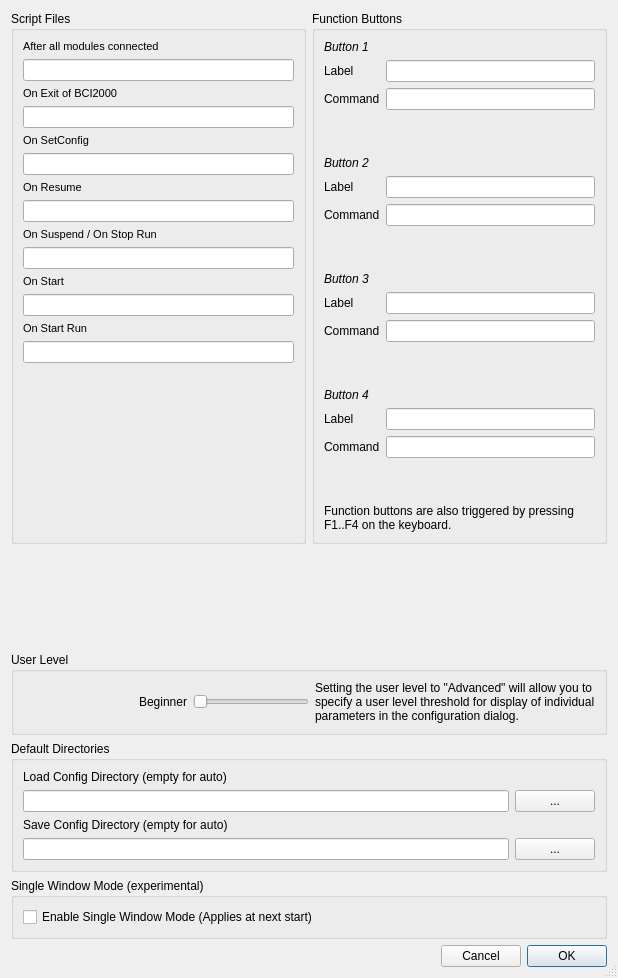
<?xml version="1.0" encoding="UTF-8"?>
<ui version="4.0">
 <class>PrefDialog</class>
 <widget class="QDialog" name="PrefDialog">
  <property name="geometry">
   <rect>
    <x>0</x>
    <y>0</y>
    <width>618</width>
    <height>978</height>
   </rect>
  </property>
  <property name="sizePolicy">
   <sizepolicy hsizetype="MinimumExpanding" vsizetype="MinimumExpanding">
    <horstretch>0</horstretch>
    <verstretch>0</verstretch>
   </sizepolicy>
  </property>
  <property name="windowTitle">
   <string>Preferences</string>
  </property>
  <property name="locale">
   <locale language="English" country="UnitedStates"/>
  </property>
  <property name="sizeGripEnabled">
   <bool>true</bool>
  </property>
  <layout class="QGridLayout" name="gridLayout_2">
   <item row="2" column="0" colspan="2">
    <widget class="QGroupBox" name="groupBox_2">
     <property name="title">
      <string>User Level</string>
     </property>
     <layout class="QHBoxLayout" name="horizontalLayout_3">
      <item>
       <spacer name="horizontalSpacer">
        <property name="orientation">
         <enum>Qt::Orientation::Horizontal</enum>
        </property>
        <property name="sizeHint" stdset="0">
         <size>
          <width>40</width>
          <height>20</height>
         </size>
        </property>
       </spacer>
      </item>
      <item>
       <widget class="QLabel" name="label_UserLevel">
        <property name="text">
         <string>Beginner</string>
        </property>
        <property name="alignment">
         <set>Qt::AlignmentFlag::AlignCenter</set>
        </property>
       </widget>
      </item>
      <item>
       <widget class="QSlider" name="slider_UserLevel">
        <property name="minimum">
         <number>1</number>
        </property>
        <property name="maximum">
         <number>3</number>
        </property>
        <property name="pageStep">
         <number>2</number>
        </property>
        <property name="orientation">
         <enum>Qt::Orientation::Horizontal</enum>
        </property>
       </widget>
      </item>
      <item>
       <widget class="QLabel" name="label">
        <property name="text">
         <string>Setting the user level to &quot;Advanced&quot; will allow you to specify a user level threshold for display of individual parameters in the configuration dialog.</string>
        </property>
        <property name="wordWrap">
         <bool>true</bool>
        </property>
       </widget>
      </item>
     </layout>
    </widget>
   </item>
   <item row="5" column="1">
    <layout class="QHBoxLayout" name="horizontalLayout_4">
     <item>
      <spacer name="horizontalSpacer_2">
       <property name="orientation">
        <enum>Qt::Orientation::Horizontal</enum>
       </property>
       <property name="sizeHint" stdset="0">
        <size>
         <width>40</width>
         <height>20</height>
        </size>
       </property>
      </spacer>
     </item>
     <item>
      <widget class="QPushButton" name="cancelButton">
       <property name="text">
        <string>Cancel</string>
       </property>
       <property name="autoDefault">
        <bool>false</bool>
       </property>
       <property name="default">
        <bool>false</bool>
       </property>
      </widget>
     </item>
     <item>
      <widget class="QPushButton" name="okButton">
       <property name="text">
        <string>OK</string>
       </property>
       <property name="autoDefault">
        <bool>false</bool>
       </property>
       <property name="default">
        <bool>true</bool>
       </property>
      </widget>
     </item>
    </layout>
   </item>
   <item row="1" column="0">
    <spacer name="verticalSpacer_3">
     <property name="orientation">
      <enum>Qt::Orientation::Vertical</enum>
     </property>
     <property name="sizeHint" stdset="0">
      <size>
       <width>20</width>
       <height>40</height>
      </size>
     </property>
    </spacer>
   </item>
   <item row="3" column="0" colspan="2">
    <widget class="QGroupBox" name="groupBox_4">
     <property name="title">
      <string>Default Directories</string>
     </property>
     <layout class="QVBoxLayout" name="verticalLayout_2">
      <item>
       <layout class="QVBoxLayout" name="verticalLayout">
        <item>
         <widget class="QLabel" name="label_16">
          <property name="text">
           <string>&lt;html&gt;&lt;head/&gt;&lt;body&gt;&lt;p&gt;Load Config Directory (empty for auto)&lt;/p&gt;&lt;/body&gt;&lt;/html&gt;</string>
          </property>
         </widget>
        </item>
        <item>
         <layout class="QHBoxLayout" name="horizontalLayout">
          <item>
           <widget class="QLineEdit" name="loadConfigDirEdit"/>
          </item>
          <item>
           <widget class="QPushButton" name="loadConfigDirBtn">
            <property name="text">
             <string>...</string>
            </property>
           </widget>
          </item>
         </layout>
        </item>
        <item>
         <widget class="QLabel" name="label_17">
          <property name="text">
           <string>Save Config Directory (empty for auto)</string>
          </property>
         </widget>
        </item>
        <item>
         <layout class="QHBoxLayout" name="horizontalLayout_2">
          <item>
           <widget class="QLineEdit" name="saveConfigDirEdit"/>
          </item>
          <item>
           <widget class="QPushButton" name="saveConfigDirBtn">
            <property name="text">
             <string>...</string>
            </property>
           </widget>
          </item>
         </layout>
        </item>
       </layout>
      </item>
     </layout>
    </widget>
   </item>
   <item row="4" column="0" colspan="2">
    <widget class="QGroupBox" name="groupBox_5">
     <property name="title">
      <string>Single Window Mode (experimental)</string>
     </property>
     <layout class="QVBoxLayout" name="verticalLayout_100">
      <item>
       <widget class="QCheckBox" name="checkbox_singleWindowMode">
        <property name="text">
         <string>Enable Single Window Mode (Applies at next start)</string>
        </property>
       </widget>
      </item>
     </layout>
    </widget>
   </item>
   <item row="0" column="1">
    <widget class="QGroupBox" name="groupBox_3">
     <property name="title">
      <string>Function Buttons</string>
     </property>
     <layout class="QVBoxLayout" name="verticalLayout_4">
      <item>
       <widget class="QLabel" name="label_11">
        <property name="font">
         <font>
          <italic>true</italic>
         </font>
        </property>
        <property name="text">
         <string>Button 1</string>
        </property>
       </widget>
      </item>
      <item>
       <layout class="QFormLayout" name="formLayout">
        <item row="0" column="0">
         <widget class="QLabel" name="label_7">
          <property name="text">
           <string>Label</string>
          </property>
         </widget>
        </item>
        <item row="0" column="1">
         <widget class="QLineEdit" name="edit_NameBtn1">
          <property name="font">
           <font>
            <pointsize>8</pointsize>
            <bold>false</bold>
           </font>
          </property>
         </widget>
        </item>
        <item row="1" column="0">
         <widget class="QLabel" name="commandLabel">
          <property name="text">
           <string>Command</string>
          </property>
         </widget>
        </item>
        <item row="1" column="1">
         <widget class="QLineEdit" name="edit_CmdBtn1"/>
        </item>
       </layout>
      </item>
      <item>
       <spacer name="verticalSpacer_4">
        <property name="orientation">
         <enum>Qt::Orientation::Vertical</enum>
        </property>
        <property name="sizeHint" stdset="0">
         <size>
          <width>20</width>
          <height>40</height>
         </size>
        </property>
       </spacer>
      </item>
      <item>
       <widget class="QLabel" name="label_8">
        <property name="font">
         <font>
          <italic>true</italic>
         </font>
        </property>
        <property name="text">
         <string>Button 2</string>
        </property>
       </widget>
      </item>
      <item>
       <layout class="QFormLayout" name="formLayout_2">
        <item row="0" column="0">
         <widget class="QLabel" name="label_12">
          <property name="text">
           <string>Label</string>
          </property>
         </widget>
        </item>
        <item row="0" column="1">
         <widget class="QLineEdit" name="edit_NameBtn2">
          <property name="font">
           <font>
            <pointsize>8</pointsize>
            <bold>false</bold>
           </font>
          </property>
         </widget>
        </item>
        <item row="1" column="0">
         <widget class="QLabel" name="commandLabel_2">
          <property name="text">
           <string>Command</string>
          </property>
         </widget>
        </item>
        <item row="1" column="1">
         <widget class="QLineEdit" name="edit_CmdBtn2"/>
        </item>
       </layout>
      </item>
      <item>
       <spacer name="verticalSpacer_5">
        <property name="orientation">
         <enum>Qt::Orientation::Vertical</enum>
        </property>
        <property name="sizeHint" stdset="0">
         <size>
          <width>20</width>
          <height>40</height>
         </size>
        </property>
       </spacer>
      </item>
      <item>
       <widget class="QLabel" name="label_9">
        <property name="font">
         <font>
          <italic>true</italic>
         </font>
        </property>
        <property name="text">
         <string>Button 3</string>
        </property>
       </widget>
      </item>
      <item>
       <layout class="QFormLayout" name="formLayout_3">
        <item row="0" column="0">
         <widget class="QLabel" name="label_18">
          <property name="text">
           <string>Label</string>
          </property>
         </widget>
        </item>
        <item row="0" column="1">
         <widget class="QLineEdit" name="edit_NameBtn3">
          <property name="font">
           <font>
            <pointsize>8</pointsize>
            <bold>false</bold>
           </font>
          </property>
         </widget>
        </item>
        <item row="1" column="0">
         <widget class="QLabel" name="commandLabel_3">
          <property name="text">
           <string>Command</string>
          </property>
         </widget>
        </item>
        <item row="1" column="1">
         <widget class="QLineEdit" name="edit_CmdBtn3"/>
        </item>
       </layout>
      </item>
      <item>
       <spacer name="verticalSpacer_6">
        <property name="orientation">
         <enum>Qt::Orientation::Vertical</enum>
        </property>
        <property name="sizeHint" stdset="0">
         <size>
          <width>20</width>
          <height>40</height>
         </size>
        </property>
       </spacer>
      </item>
      <item>
       <widget class="QLabel" name="label_10">
        <property name="font">
         <font>
          <italic>true</italic>
         </font>
        </property>
        <property name="text">
         <string>Button 4</string>
        </property>
       </widget>
      </item>
      <item>
       <layout class="QFormLayout" name="formLayout_4">
        <item row="0" column="0">
         <widget class="QLabel" name="label_19">
          <property name="text">
           <string>Label</string>
          </property>
         </widget>
        </item>
        <item row="0" column="1">
         <widget class="QLineEdit" name="edit_NameBtn4">
          <property name="font">
           <font>
            <pointsize>8</pointsize>
            <bold>false</bold>
           </font>
          </property>
         </widget>
        </item>
        <item row="1" column="0">
         <widget class="QLabel" name="commandLabel_4">
          <property name="text">
           <string>Command</string>
          </property>
         </widget>
        </item>
        <item row="1" column="1">
         <widget class="QLineEdit" name="edit_CmdBtn4"/>
        </item>
       </layout>
      </item>
      <item>
       <spacer name="verticalSpacer">
        <property name="orientation">
         <enum>Qt::Orientation::Vertical</enum>
        </property>
        <property name="sizeHint" stdset="0">
         <size>
          <width>20</width>
          <height>40</height>
         </size>
        </property>
       </spacer>
      </item>
      <item>
       <widget class="QLabel" name="label_2">
        <property name="text">
         <string>Function buttons are also triggered by pressing F1..F4 on the keyboard.</string>
        </property>
        <property name="wordWrap">
         <bool>true</bool>
        </property>
       </widget>
      </item>
     </layout>
    </widget>
   </item>
   <item row="0" column="0">
    <widget class="QGroupBox" name="groupBox">
     <property name="title">
      <string>Script Files</string>
     </property>
     <layout class="QVBoxLayout" name="verticalLayout_3">
      <item>
       <widget class="QLabel" name="label_3">
        <property name="font">
         <font>
          <pointsize>8</pointsize>
          <bold>false</bold>
         </font>
        </property>
        <property name="text">
         <string>After all modules connected</string>
        </property>
       </widget>
      </item>
      <item>
       <widget class="QLineEdit" name="edit_OnConnect">
        <property name="font">
         <font>
          <pointsize>8</pointsize>
          <bold>false</bold>
         </font>
        </property>
       </widget>
      </item>
      <item>
       <widget class="QLabel" name="label_4">
        <property name="font">
         <font>
          <pointsize>8</pointsize>
          <bold>false</bold>
         </font>
        </property>
        <property name="text">
         <string>On Exit of BCI2000</string>
        </property>
       </widget>
      </item>
      <item>
       <widget class="QLineEdit" name="edit_OnExit">
        <property name="font">
         <font>
          <pointsize>8</pointsize>
          <bold>false</bold>
         </font>
        </property>
       </widget>
      </item>
      <item>
       <widget class="QLabel" name="label_5">
        <property name="font">
         <font>
          <pointsize>8</pointsize>
          <bold>false</bold>
         </font>
        </property>
        <property name="text">
         <string>On SetConfig</string>
        </property>
       </widget>
      </item>
      <item>
       <widget class="QLineEdit" name="edit_OnSetConfig">
        <property name="font">
         <font>
          <pointsize>8</pointsize>
          <bold>false</bold>
         </font>
        </property>
       </widget>
      </item>
      <item>
       <widget class="QLabel" name="label_6">
        <property name="font">
         <font>
          <pointsize>8</pointsize>
          <bold>false</bold>
         </font>
        </property>
        <property name="text">
         <string>On Resume</string>
        </property>
       </widget>
      </item>
      <item>
       <widget class="QLineEdit" name="edit_OnResume">
        <property name="font">
         <font>
          <pointsize>8</pointsize>
          <bold>false</bold>
         </font>
        </property>
       </widget>
      </item>
      <item>
       <widget class="QLabel" name="label_13">
        <property name="font">
         <font>
          <pointsize>8</pointsize>
          <bold>false</bold>
         </font>
        </property>
        <property name="text">
         <string>On Suspend / On Stop Run</string>
        </property>
       </widget>
      </item>
      <item>
       <widget class="QLineEdit" name="edit_OnSuspend">
        <property name="font">
         <font>
          <pointsize>8</pointsize>
          <bold>false</bold>
         </font>
        </property>
       </widget>
      </item>
      <item>
       <widget class="QLabel" name="label_14">
        <property name="font">
         <font>
          <pointsize>8</pointsize>
          <bold>false</bold>
         </font>
        </property>
        <property name="text">
         <string>On Start</string>
        </property>
       </widget>
      </item>
      <item>
       <widget class="QLineEdit" name="edit_OnStart">
        <property name="font">
         <font>
          <pointsize>8</pointsize>
          <bold>false</bold>
         </font>
        </property>
       </widget>
      </item>
      <item>
       <widget class="QLabel" name="label_15">
        <property name="font">
         <font>
          <pointsize>8</pointsize>
          <bold>false</bold>
         </font>
        </property>
        <property name="text">
         <string>On Start Run</string>
        </property>
       </widget>
      </item>
      <item>
       <widget class="QLineEdit" name="edit_OnStartRun">
        <property name="font">
         <font>
          <pointsize>8</pointsize>
          <bold>false</bold>
         </font>
        </property>
       </widget>
      </item>
      <item>
       <spacer name="verticalSpacer_2">
        <property name="orientation">
         <enum>Qt::Orientation::Vertical</enum>
        </property>
        <property name="sizeHint" stdset="0">
         <size>
          <width>20</width>
          <height>40</height>
         </size>
        </property>
       </spacer>
      </item>
     </layout>
    </widget>
   </item>
  </layout>
 </widget>
 <tabstops>
  <tabstop>edit_OnConnect</tabstop>
  <tabstop>edit_OnExit</tabstop>
  <tabstop>edit_OnSetConfig</tabstop>
  <tabstop>edit_OnResume</tabstop>
  <tabstop>edit_OnSuspend</tabstop>
  <tabstop>edit_OnStart</tabstop>
  <tabstop>slider_UserLevel</tabstop>
  <tabstop>okButton</tabstop>
 </tabstops>
 <resources/>
 <connections/>
</ui>
